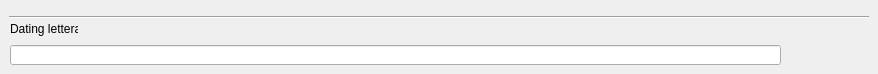
           <widget class="QWidget" name="tab_5">
            <attribute name="title">
             <string>Dating</string>
            </attribute>
            <widget class="Line" name="line_2">
             <property name="geometry">
              <rect>
               <x>9</x>
               <y>9</y>
               <width>860</width>
               <height>16</height>
              </rect>
             </property>
             <property name="orientation">
              <enum>Qt::Horizontal</enum>
             </property>
            </widget>
            <widget class="QLabel" name="label_95">
             <property name="geometry">
              <rect>
               <x>10</x>
               <y>19</y>
               <width>68</width>
               <height>20</height>
              </rect>
             </property>
             <property name="sizePolicy">
              <sizepolicy hsizetype="Expanding" vsizetype="Preferred">
               <horstretch>0</horstretch>
               <verstretch>0</verstretch>
              </sizepolicy>
             </property>
             <property name="minimumSize">
              <size>
               <width>0</width>
               <height>20</height>
              </size>
             </property>
             <property name="maximumSize">
              <size>
               <width>16777215</width>
               <height>20</height>
              </size>
             </property>
             <property name="text">
              <string>Dating letteral</string>
             </property>
            </widget>
            <widget class="QLineEdit" name="lineEdit_dating">
             <property name="geometry">
              <rect>
               <x>10</x>
               <y>45</y>
               <width>771</width>
               <height>20</height>
              </rect>
             </property>
             <property name="sizePolicy">
              <sizepolicy hsizetype="Expanding" vsizetype="Fixed">
               <horstretch>0</horstretch>
               <verstretch>0</verstretch>
              </sizepolicy>
             </property>
            </widget>
           </widget>
